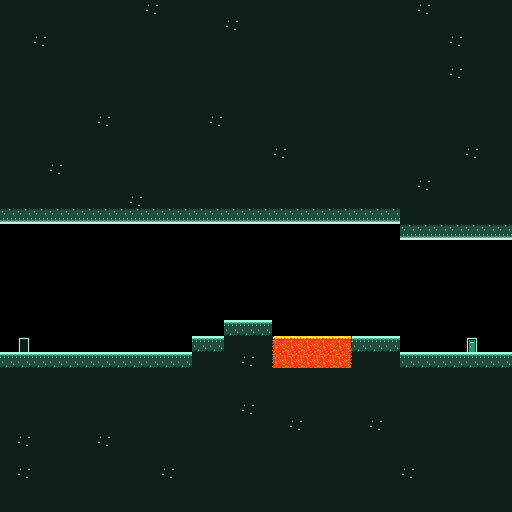

The image is a tile-based game level rendered from a .tmx file. Its description and source (layers, tilesets, objects; grid data summarised) follow:
An orthogonal 32x32 tile map with 16x16 px tiles, 1 tile layer (Tile Layer 1).

<map version="1.0" orientation="orthogonal" width="32" height="32" tilewidth="16" tileheight="16">
 <tileset firstgid="1" name="texture" tilewidth="16" tileheight="16">
  <image source="../texture.png" width="128" height="128" />
 </tileset>
 <layer name="Tile Layer 1" width="32" height="32">
  <data>[1024 cells, 793 non-empty, 12 distinct tile ids]</data>
 </layer>
</map>
